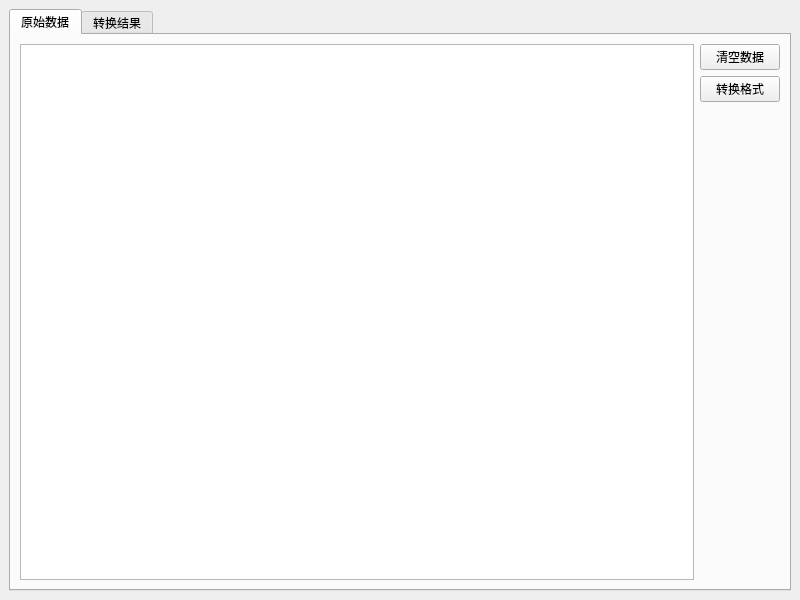
<?xml version="1.0" encoding="UTF-8"?>
<ui version="4.0">
 <class>MainWindow</class>
 <widget class="QMainWindow" name="MainWindow">
  <property name="geometry">
   <rect>
    <x>0</x>
    <y>0</y>
    <width>800</width>
    <height>600</height>
   </rect>
  </property>
  <property name="windowTitle">
   <string>表格创建器</string>
  </property>
  <widget class="QWidget" name="centralwidget">
   <layout class="QVBoxLayout" name="verticalLayout">
    <item>
     <widget class="QTabWidget" name="tabWidget">
      <property name="currentIndex">
       <number>0</number>
      </property>
      <widget class="QWidget" name="tab">
       <attribute name="title">
        <string>原始数据</string>
       </attribute>
       <layout class="QHBoxLayout" name="horizontalLayout_2">
        <item>
         <widget class="QTextEdit" name="textEdit">
          <property name="html">
           <string>&lt;!DOCTYPE HTML PUBLIC &quot;-//W3C//DTD HTML 4.0//EN&quot; &quot;http://www.w3.org/TR/REC-html40/strict.dtd&quot;&gt;
&lt;html&gt;&lt;head&gt;&lt;meta name=&quot;qrichtext&quot; content=&quot;1&quot; /&gt;&lt;meta charset=&quot;utf-8&quot; /&gt;&lt;style type=&quot;text/css&quot;&gt;
p, li { white-space: pre-wrap; }
hr { height: 1px; border-width: 0; }
li.unchecked::marker { content: &quot;\2610&quot;; }
li.checked::marker { content: &quot;\2612&quot;; }
&lt;/style&gt;&lt;/head&gt;&lt;body style=&quot; font-family:'Microsoft YaHei UI'; font-size:9pt; font-weight:400; font-style:normal;&quot;&gt;
&lt;p style=&quot;-qt-paragraph-type:empty; margin-top:0px; margin-bottom:0px; margin-left:0px; margin-right:0px; -qt-block-indent:0; text-indent:0px;&quot;&gt;&lt;br /&gt;&lt;/p&gt;&lt;/body&gt;&lt;/html&gt;</string>
          </property>
         </widget>
        </item>
        <item>
         <layout class="QVBoxLayout" name="verticalLayout_2">
          <item>
           <widget class="QPushButton" name="btn_CleanAll">
            <property name="text">
             <string>清空数据</string>
            </property>
           </widget>
          </item>
          <item>
           <widget class="QPushButton" name="btn_GetCsv">
            <property name="text">
             <string>转换格式</string>
            </property>
           </widget>
          </item>
          <item>
           <spacer name="verticalSpacer">
            <property name="orientation">
             <enum>Qt::Vertical</enum>
            </property>
            <property name="sizeHint" stdset="0">
             <size>
              <width>20</width>
              <height>40</height>
             </size>
            </property>
           </spacer>
          </item>
         </layout>
        </item>
       </layout>
      </widget>
      <widget class="QWidget" name="tab_2">
       <attribute name="title">
        <string>转换结果</string>
       </attribute>
       <layout class="QHBoxLayout" name="horizontalLayout_3">
        <item>
         <widget class="QTableWidget" name="tableWidget">
          <column>
           <property name="text">
            <string>商品ID</string>
           </property>
          </column>
          <column>
           <property name="text">
            <string>主拼</string>
           </property>
          </column>
          <column>
           <property name="text">
            <string>参与拼盘</string>
           </property>
          </column>
          <column>
           <property name="text">
            <string>商品重量</string>
           </property>
          </column>
         </widget>
        </item>
        <item>
         <layout class="QVBoxLayout" name="verticalLayout_3">
          <item>
           <widget class="QPushButton" name="btn_AddLine">
            <property name="text">
             <string>新增一行</string>
            </property>
           </widget>
          </item>
          <item>
           <widget class="QPushButton" name="btn_DelLine">
            <property name="text">
             <string>删除一行</string>
            </property>
           </widget>
          </item>
          <item>
           <widget class="QPushButton" name="btn_ReSplit">
            <property name="text">
             <string>重新拆分</string>
            </property>
           </widget>
          </item>
          <item>
           <widget class="QPushButton" name="btn_Save">
            <property name="text">
             <string>输出重量表</string>
            </property>
           </widget>
          </item>
          <item>
           <widget class="QPushButton" name="btn_PrintTab">
            <property name="text">
             <string>输出标签表</string>
            </property>
           </widget>
          </item>
          <item>
           <spacer name="verticalSpacer_2">
            <property name="orientation">
             <enum>Qt::Vertical</enum>
            </property>
            <property name="sizeHint" stdset="0">
             <size>
              <width>20</width>
              <height>40</height>
             </size>
            </property>
           </spacer>
          </item>
         </layout>
        </item>
       </layout>
      </widget>
     </widget>
    </item>
   </layout>
  </widget>
 </widget>
 <resources/>
 <connections/>
</ui>
